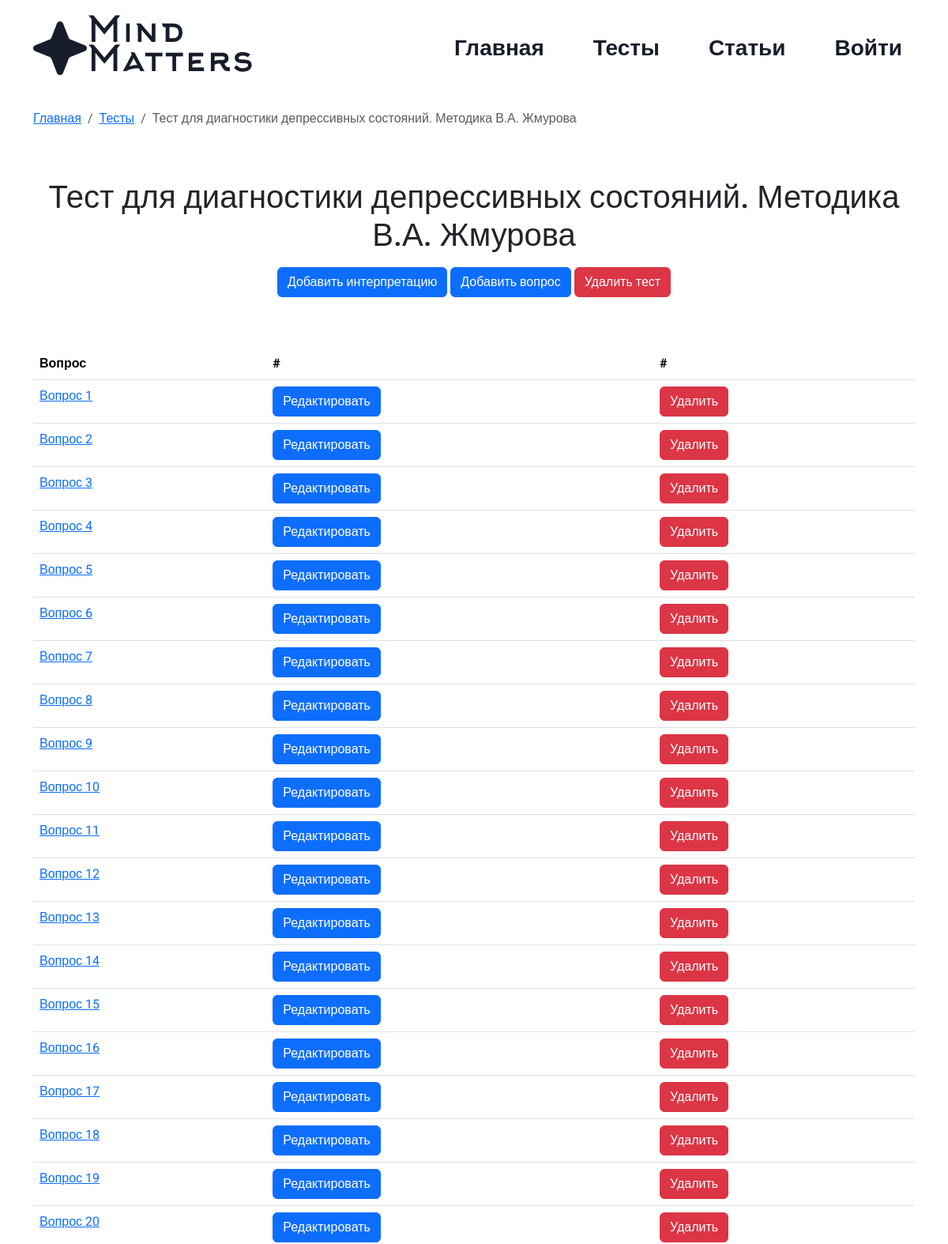
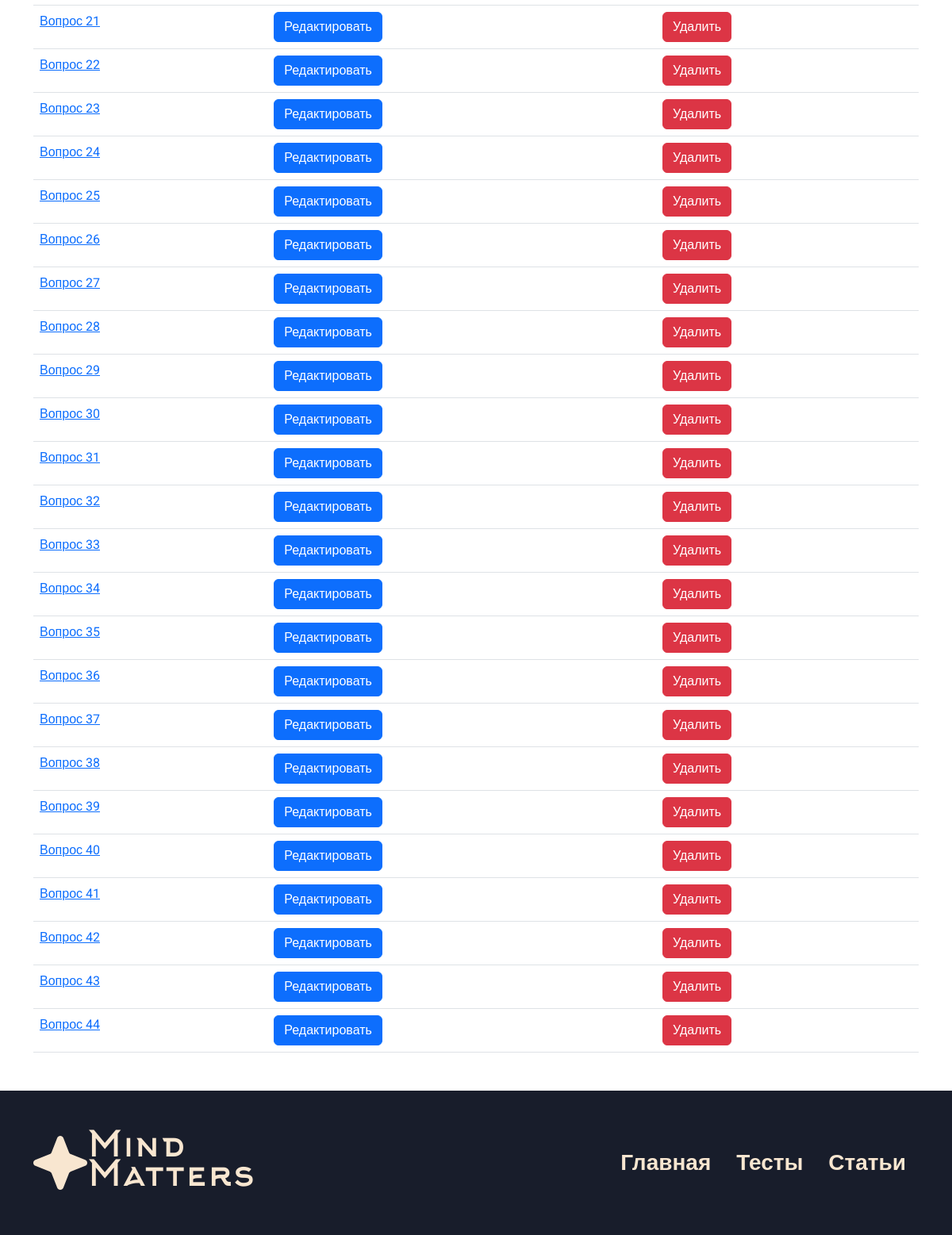
The app's page /edit_test/1 with its own data (2 pictures, top to bottom).
### app/models.py (models this page shows, shortened)
class Tests(db.Model):
    id = db.Column(db.Integer,primary_key=True)
    title = db.Column(db.String(100))
    text = db.Column(db.Text)
    image_name = db.Column(db.String(100))
    category = db.Column(db.String(100))
    color = db.Column(db.String(100))

class Question(db.Model):
    id = db.Column(db.Integer,primary_key=True)
    title = db.Column(db.String(100))
    id_test = db.Column(db.Integer, db.ForeignKey('tests.id'))

### app/views.py (the view)
@app.route('/edit_test/<int:id>', methods=['GET', 'POST'])
def edit_test(id):
    test = Tests.query.get(id)
    questions = Question.query.filter_by(id_test=test.id).all()
    interpretation = Interpretation.query.filter_by(id_test=test.id).first()
    return render_template("test_edit.html",test=test,questions=questions, interpretation=interpretation)

### app/views.py (called while the page is built)
@app.context_processor
def inject_user():
    def get_user_name():
        if 'name' in session:
            return Users.query.filter_by(email=session['name']).first()
    return dict(active_user=get_user_name())

### app/templates/test_edit.html (shortened to what this page needs)
{% extends 'base.html' %}
{% block main %}
<div class="container">
    <ol class="breadcrumb py-3">
        <li class="breadcrumb-item"><a href="/">Главная</a></li>
        <li class="breadcrumb-item"><a href="/tests">Тесты</a> </li>
        <li class="breadcrumb-item active">{{test.title}}</li>
      </ol>
    <div class="text-center my-5">
        <h1> {{test.title}}</h1>
        <div class="my-3">
            <button type="button" class="btn btn-primary mb-3" data-bs-toggle="modal" data-bs-target="#interpretation">
                Добавить интерпретацию
            </button>
            <button type="button" class="btn btn-primary mb-3" data-bs-toggle="modal" data-bs-target="#exampleModal">
                Добавить вопрос
            </button>
            <a href="/delete-test/{{test.id}}" class="btn btn-danger mb-3">Удалить тест</a>
        </div>
    </div>
    <div class="my-5">
        <table class="table">
            <thead>
                <tr>
                    <th scope="col">Вопрос</th>
                    <th scope="col">#</th>
                    <th scope="col">#</th>
                </tr>
            </thead>
            <tbody>
                {%for question in questions%}
                <tr>
                    <td> <a href="/add_answer/{{question.id}}test_id{{test.id}}">{{question.title}}</a> </td>
                    <td><button class="btn btn-primary" data-bs-toggle="modal" data-bs-target="#exampleModal{{question.id}}">Редактировать</button></td>
                    <td><a href="/delete-question/{{test.id}}/{{question.id}}" class="btn btn-danger">Удалить</a></td>
                </tr>
                {%endfor%}
            </tbody>
        </table>
    </div>
</div>
{% endblock %}

### app/static/css/style.css (style rules this page uses)
* { font-family: "Roboto", sans-serif; }

### app/templates/base.html (style rules this page uses)
html { height: 100%; }
body { display: flex; flex-direction: column; height: 100%; }

### records on screen
Tests: title "Тест для диагностики депрессивных состояний. Методика В.А. Жмурова"
Question: title "Вопрос 1"
Question: title "Вопрос 2"
Question: title "Вопрос 3"
Question: title "Вопрос 4"
Question: title "Вопрос 5"
Question: title "Вопрос 6"
Question: title "Вопрос 7"
Question: title "Вопрос 8"
Question: title "Вопрос 9"
Question: title "Вопрос 10"
Question: title "Вопрос 11"
Question: title "Вопрос 12"
Question: title "Вопрос 13"
Question: title "Вопрос 14"
Question: title "Вопрос 15"
Question: title "Вопрос 16"
Question: title "Вопрос 17"
Question: title "Вопрос 18"
Question: title "Вопрос 19"
Question: title "Вопрос 20"
Question: title "Вопрос 21"
Question: title "Вопрос 22"
Question: title "Вопрос 23"
Question: title "Вопрос 24"
Question: title "Вопрос 25"
Question: title "Вопрос 26"
Question: title "Вопрос 27"
Question: title "Вопрос 28"
Question: title "Вопрос 29"
Question: title "Вопрос 30"
Question: title "Вопрос 31"
Question: title "Вопрос 32"
Question: title "Вопрос 33"
Question: title "Вопрос 34"
Question: title "Вопрос 35"
Question: title "Вопрос 36"
Question: title "Вопрос 37"
Question: title "Вопрос 38"
Question: title "Вопрос 39"
Question: title "Вопрос 40"
Question: title "Вопрос 41"
Question: title "Вопрос 42"
Question: title "Вопрос 43"
Question: title "Вопрос 44"
